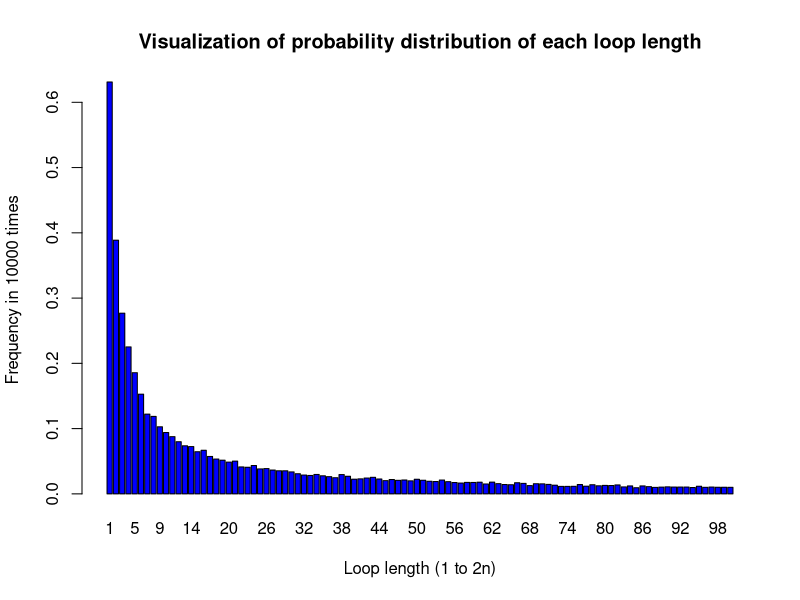

R code for this plot:
## Group Member: Enyan WU (s2303128),
#                Huiyu WU (s2303136), 
#                Xuantao LI (s1822046) 

## Address of your github repo:
# https://github.com/wenyan512/SP_practical2_Group37.git

## Group contribution:
# Overall, the weights of contribution for each group member are fairly equal. 
# We wrote our own coding based on our personal understanding of these questions. 
# We shared our ideas when anyone stick in somewhere and all of us enjoyed the teamwork. 
# The final version upload now is the final work we all committed for.

## Project introduction:
# In this project, we used stochastic simulation to investigate a somewhat surprising 
# probability puzzle, which is also known as the classic 2n prisoners problem. 
# Here we conducted this investigation under three strategies and compared the 
# corresponding probabilities derived to find if there are surprising results.
# After estimating the probabilities of going free (finding their numbers), 
# our next step, which is also the core of our investigation, would be estimating 
# the probability distribution of the number of steps needed to go free.

# The set up of this puzzle is basically as follows: 
# 2n prisoners each with unique numbers from 1 to 2n
# 2n boxes each with unique numbers from 1 to 2n painted on its lid
# 2n cards each printed with a unique number from 1 to 2n, are randomly placed 
# one in each box.
# Prisoners have the task of finding the card with their number on it by opening 
# a maximum on n boxes.

# The three strategies are:
# 1) The prisoner starts at the box with their number on it, opens it and reads 
#    the number on the card: k, say. If k is not their prisoner number, they go 
#    to box number k, open it and repeat the process until they have either 
#    found the card with their number on it, or opened n boxes without finding it.
# 2) As strategy 1, but starting from a randomly selected box.
# 3) Prisoners open n boxes at random, checking each card for their number.

# Under the three strategies, 
# We first estimated the probabilities of success (going free) for a single prisoner. 
# Then, we estimated the probabilities for all prisoners to succeed so that they are freed.

# Finally, we estimated a probability distribution of the number of times 
# (from 1 to 2n) needed for a prisoner to succeed (find her/his card). 
# Based on this, we can better understand the surprising result.


################# Write a function to avoid repetition in code #################

# Function purpose: 
# function 'Success' is going to check whether a person can succeed in 
# finding their prisoner number after n open times or not

# Input: 
# n -> half of the number of prisoner (2*n is the total number of prisoners)
# card_dist -> the card distribution obtained from randomly simulation, indicating 
#              how the card numbers placed in each replication (nrep) 
# prisoner_num -> prisoner number, indicates which prisoner to be estimated
# strategy -> 1/2/3 (call one of the three strategies to investigate)

# Output: 
# TRUE = if the prisoner with specific prisoner_num can find his/her prisoner number
# FALSE = if the prisoner with specific prisoner_num cannot find his/her prisoner number

Success <- function(n, card_dist, prisoner_num, strategy){
  ## for strategy 1 and strategy2
  if (strategy == 1 || strategy == 2){
    ## strategy 1
    if (strategy==1){
      # In strategy 1, first open the boxes with their number read the card number in it 
      k <- card_dist[prisoner_num]
    }
    ## strategy 2
    if (strategy==2){
      # In strategy 2, starting from a randomly selected box
      # a random box number that he/she will open 
      random_box <- sample(1:(2*n),1)
      # read the card number in this random box
      k <- card_dist[random_box]
    }
    
    # each prisoner has n chances of opening a box
    for (open_times in 1:n){
      # if the card in the box s/he open is her/his prisoner number, 
      # s/he successes and return TRUE
      if (k == prisoner_num) return (TRUE)
      # if k is not their prisoner number
      else {
        # go to box number k (card number of the box s/he opened last time), and then 
        # read the new card number as new k
        k <- card_dist[k]
      }
    }
  }
  
  ## for strategy 3
  else if (strategy == 3){
    # randomly simulate n box numbers that a person will open
    n_random_box <- sample(1:(2*n), n, replace=FALSE)
    # create a list containing the corresponding cards placed in the boxes he/she 
    # opens according to the n_random_box
    select_card_num <- card_dist[n_random_box]
    # if the prison number in the select_card_num list
    # which means one of he/she selected box contains the card with their prison number
    # so s/he succeeds in finding her/his prisoner number, and return TRUE
    if (prisoner_num %in% select_card_num) return (TRUE)
  }
  # if the prisoner cannot find the number after opening n boxes, s/he fails 
  # and 'Success' returns FALSE
  return (FALSE) 
}

################# Write a function to avoid repetition in code #################


# Function purpose: 
# function 'Pone' is going to estimate the probability of a single prisoner 
# succeeding in finding their number.

# Input: 
# n -> half of the number of people (2*n is the total number of prisoners)
# k -> prisoner number, indicates which prisoner to be estimated
# strategy -> 1/2/3 (call one of the three strategies to investigate)
# nreps -> the number of replicate simulations to run in order to estimate the probability 
#          (10000 is a reasonable default)
# Output:
# the estimated probability of a single prisoner (k) succeeding in finding s/he 
# number according to nreps repeating times under strategy=1/2/3.

Pone <- function(n, k, strategy, nreps){
  # count the number of the success that a person can find his/her number 
  count_success = 0
  for (i in 1:nreps) {
    # every repeating time change the distribution of the card number
    # since after each prisoner’s go, the room is returned exactly to its original state 
    # indicates that the card distribution is the same for each replication
    card_dist <- sample(1:(2*n), size = 2*n, replace = FALSE)
    # Using 'Success' function to check whether the prisoner can find her/his 
    # prisoner or not if 'Success' return TRUE, which means s/he succeeded in 
    # find her/his number in this run then add 1 to count_success, since s/he 
    # succeeded in this replication out of nreps replications
    if (Success(n,card_dist,k,strategy)) count_success <- count_success + 1
  }
  # estimate the probability of a single prisoner (k) succeeding in finding 
  # his/her prisoner number
  prob = count_success/nreps
  return (prob)
}


# Function purpose: 
# function 'Pall' is going to estimate the probability of all prisoners finding 
# their number, so that all are released.

# Input: 
# n = half of the number of people (2*n is the total number of prisoners)
# strategy = 1/2/3 (call one of the three strategies to investigate)
# nreps = the number of replicate simulations to run in order to estimate the probability 
#         (10000 is a reasonable default)

# Output: 
# the estimated probability of all prisoners finding their number, so that all 
# are released, according to nreps repeating times under the strategy=1/2/3.

Pall <- function(n, strategy, nreps){
  # initialize the prisoner number and record all prisoners numbers
  prisoners_num <- c(1:(2*n))
  # count the number of the success that a person can find his/her number out 
  # of nreps replications
  count_success = 0
  for (i in 1:nreps){
    # every repeat time change the distribution of the card number
    card_dist <- sample(1:(2*n), size = 2*n, replace = FALSE)
    
    # count the number of prisoners who successfully found their number
    success_prisoner <- 0
    # For each prisoner, we check whether s/he can find her/his prisoner number or not
    for (prisoner in prisoners_num){
      # Using 'Success' function to check whether the prisoner can find her/his 
      # prisoner or not if 'Success' return TRUE, which means s/he succeeded in 
      # find her/his number in this run then add 1 to success_prisoner, since s/he 
      # succeeded in this replication out of nreps replications
      if (Success(n,card_dist,prisoner,strategy)) success_prisoner <- success_prisoner + 1
    }
    # if the number of success is equal to the number of prisoner (2n), it means 
    # all prisoners found their numbers in this run (succeed in this replication), 
    # we added 1 to count_success
    if (success_prisoner == (2*n)) count_success <- count_success + 1
  }
  prob <- count_success/nreps
  return(prob)
}


#### Function implementation example #### 
# Here we randomly select the prisoner number to be 7
# set the number of replicate simulations to run in order to estimate the probability
# (10000 is a reasonable default)
nreps <- 10000   

## for n= 5
n1 <- 5
## strategy 1
# individual k=7 success probabilities under strategy 1
n5_individualk_prob_1 <- Pone(n1, 7, 1, nreps); n5_individualk_prob_1
# joint success probabilities under strategy 1
n5_joint_success_prob_1 <- Pall(n1, 1, nreps); n5_joint_success_prob_1

## strategy 2
# individual k=7 success probabilities under strategy 2
n5_individualk_prob_2 <- Pone(n1, 7, 2, nreps); n5_individualk_prob_2
# joint success probabilities under strategy 2
n5_joint_success_prob_2 <- Pall(n1, 2, nreps); n5_joint_success_prob_2

## strategy 3
# individual k=7 success probabilities under strategy 3
n5_individualk_prob_3 <- Pone(n1, 7, 3, nreps); n5_individualk_prob_3
# joint success probabilities under strategy 3
n5_joint_success_prob_3 <- Pall(n1, 3, nreps); n5_joint_success_prob_3


## for n= 50
n2 <- 50
## strategy 1
# individual k=7 success probabilities under strategy 1
n50_individualk_prob_1 <- Pone(n2, 7, 1, nreps); n50_individualk_prob_1
# joint success probabilities under strategy 1
n50_joint_success_prob_1 <- Pall(n2, 1, nreps); n50_joint_success_prob_1

## strategy 2
# individual k=7 success probabilities under strategy 2
n50_individualk_prob_2 <- Pone(n2, 7, 2, nreps); n50_individualk_prob_2
# joint success probabilities under strategy 2
n50_joint_success_prob_2 <- Pall(n2, 2, nreps); n50_joint_success_prob_2

## strategy 3
# individual k=7 success probabilities under strategy 3
n50_individualk_prob_3 <- Pone(n2, 7, 3, nreps); n50_individualk_prob_3
# joint success probabilities under strategy 3
n50_joint_success_prob_3 <- Pall(n2, 3, nreps); n50_joint_success_prob_3


############################# surprising results ###############################

# From the results obtained from function "Pone", the estimated probabilities of 
# a single prisoner succeeding in finding their number under three strategies 
# converges to 0.5, 0.4, 0.5 respectively. However, the results from function 
# "Pall" shows that the estimated probabilities of all prisoners finding their 
# numbers are relatively different under these three strategies. Surprisingly, 
# the estimated probability for all prisoner being released is over 30% under 
# strategy 1, which is unexpectedly high compared with the results 
# under another two strategies. Under strategy 3, the result is nearly 0.

# The most possible reason why the prisoners have such high probability to escape under 
# strategy 1 is the prisoners don't have to decide which box he/she opens first, 
# that is, there are more constraints under strategy 1. Another important point 
# is that the success of one prisoner is not independent of the success of the 
# other prisoners in this way, since they all depend on the way the numbers are distributed.

############################# surprising results ###############################


# Function purpose: 
# function 'dloop' is going to estimate the probability distribution of the number 
# of times which is also the loop length (from 1 to 2n), needed for a prisoner 
# to succeed (find her/his card) out of nreps replications.

# Input: 
# n = half of the number of people (2*n is the total number of prisoners)
# nreps = the number of replicate simulations to run in order to estimate the probability 
#         (10000 is a reasonable default)

# Output: 
# the probability distribution of the number of steps (from 1 to 2n) needed to go free.

dloop <- function(n, nreps){
  # initialize the prisoner number and record all prisoners numbers
  prisoners_num <- c(1:(2*n))
  
  # create a list and record the number of replication in which each loop length occurs 
  # at least once out of n replications
  count_l <- rep(0,(2*n))
  
  for (i in 1:nreps){
    # randomly simulate 2n cards with unique number from 1 to 2n, each of them is 
    # randomly placed one in each box.
    cards_dist <- sample(1:(2*n),2*n,replace=FALSE)
    
    # create a list to record the open times until finding their prisoner numbers 
    # for 2n prisoners
    open_times_l <- rep(0,(2*n))
    for (prisoner in prisoners_num){
      # store the card numbers in the boxes that all prisoners opened for the first time
      card_number <- cards_dist[prisoner]
      # record the loops/times that a person need to find her/his number
      # suppose s/he has already open one box
      open_times <- 1
      # if the card number in the box that s/he first opened was not her/his prisoner
      # number, s/he still need to open until s/he finds her/his prisoner number
      while(card_number != prisoner){
        # new and current box numbers that s/he will open next based on the card 
        # numbers in the boxes that prisoners opened before
        box_num <- card_number
        # new and current card numbers that s/he open now based on the new box numbers
        card_number = cards_dist[box_num]
        # add 1 means s/he opens the box one more time
        open_times <- open_times + 1
      }
      # store the corresponding open times for 2n prisoners for each of the replication
      open_times_l[prisoner] <- open_times
    }
    # using unique() since we are asked to estimate the probability of each loop 
    # length from 1 to 2n occurring *at least once* in each replication. That is, 
    # say when there are more than one prisoner going free the first time s/he 
    # opened the box, we only count 1 for this replication, instead of summing 
    # all the number of prisoners who success at the first time 
    
    # count the number of replication in which each loop length occurs at least 
    # once out of n replications by each time adding 1
    count_l[unique(open_times_l)] <- count_l[unique(open_times_l)] + 1
  }
  # the probability distribution required can be obtained by just divide 
  # *count_l* by *nreps*
  prob_dist <- count_l/nreps
  return(prob_dist)
}


## Provide example code using 'dloop' to estimate the probabilities for n = 50
dloop(50,nreps)


## Assessing the probability that there is no loop longer than 50 in a random 
## reshuffling of cards to boxes using 'dloop'
count <- 0

for (i in 1:nreps) {
  # for each replicating simulation, store counts for each loop length 
  # (from 1 to 2n) if it occurs at least once by adding 1 and 0 otherwise 
  each_repl = dloop(50,1)
  # check whether the there is no loop length longer than 50 (the 51st to the 
  # 100th numbers are 0s in each_repl). If so, add count by 1
  if (sum(each_repl[51:100] == 0) == 50) count <- count + 1
}

# The required probability can be obtained by just dividing count by nreps
prob <- count/nreps
print(prob)

## Visualize the probability distribution of each loop length (1 to 2n), which 
## is also the number of opening times needed for a prisoner to succeed 
barplot(dloop(50,10000),
        main="Visualization of probability distribution of each loop length",
        xlab='Loop length (1 to 2n)',ylab='Frequency in 10000 times',
        names.arg=c(1:100),
        col="blue")

############################# surprising results ###############################

# We surprisingly found that the probability that there is no loop longer than 50
# is very similar to the result derived from Pall(50, 10000), that is the 
# probability of all prisoners (100) finding their number. Both of them 
# indicates that for 2n prisoners, all of them can be released before n opening times.

############################# surprising results ###############################
